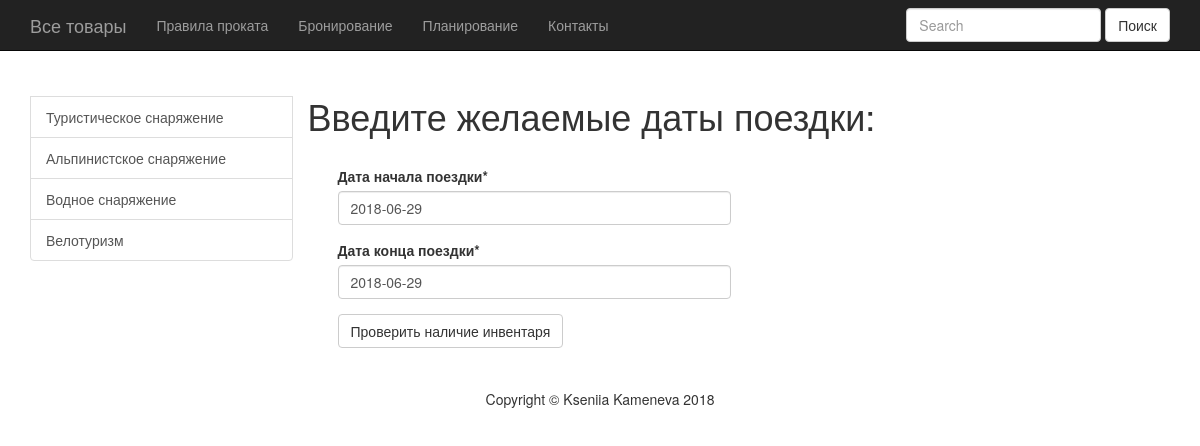
/check/, run on the app's committed database.
### prokat/models.py (models this page shows, shortened)
class Category(models.Model):
    title = models.CharField(max_length=100)

### prokat/views.py (the view)
# urls.py: url(r'^check/', check, name='check'),
def check(request):
    form = CheckForm(request.POST or None)
    categories = Category.objects.all()
    if request.method == "POST":
        form = CheckForm(request.POST)
        if form.is_valid():
            dates = form.save(commit=False)
            date1 = dates.date
            date2 = dates.date_end
            res = Order.objects.values_list('product_id', flat=True).filter(
                Q(date__range=(date1, date2)) | Q(date_end__range=(
                    date1, date2)))
            products = Product.objects.exclude(id__in= res)
            return render(request, 'check.html', {'form': form, 'products': products, 'categories': categories})
        else:
            return render(request, 'check.html',
                          {'form': form, 'text': 'Заполните форму корректно!', 'categories': categories})
    else:
        form = CheckForm()
        return render(request, 'check.html', {'form': form, 'categories': categories})

### prokat/forms.py
class CheckForm(forms.ModelForm):
    class Meta:
        model = CheckDate
        fields = ('date', 'date_end')

### prokat/templates/check.html (shortened to what this page needs)
{% extends 'base.html' %}
{% load staticfiles %}
{% load crispy_forms_tags %}
{% block content %}
    <div class="list-group">
    <br>
        {% for category in categories %}
            <a href="{% url 'category' pk=category.pk %}" class="list-group-item">{{ category.title }}</a>
        {% endfor %}
    </div>
    </div>
    <br>
    <div class="col-md-9">
        <div class="row carousel-holder">
<h1>Введите желаемые даты поездки:</h1>
            <div class="col-md-12">
                <div id="carousel-example-generic" class="carousel slide" data-ride="carousel">
                    <ol class="carousel-indicators">
                        <li data-target="#carousel-example-generic" data-slide-to="0" class="active"></li>
                        <li data-target="#carousel-example-generic" data-slide-to="1"></li>
                        <li data-target="#carousel-example-generic" data-slide-to="2"></li>
                    </ol>
<div class="col-sm-6 col-lg-6 col-md-6">
                                <form action="" method="POST" class="post-form">{% csrf_token %}
                                    {{ form|crispy }}
                                    <button type="submit" class="save btn btn-default">Проверить наличие инвентаря</button>
                                </form>
                            </div>
                </div>
            </div>
        </div>
        <br>
        <br>
    </div>
{% endblock content %}

### static_in_dev/css/shop-homepage.css (style rules this page uses)
body { padding-top: 54px; }
@media (min-width: 992px) { body { padding-top: 56px; } }

### data on the page
Category: title "Туристическое снаряжение"
Category: title "Альпинистское снаряжение"
Category: title "Водное снаряжение"
Category: title "Велотуризм"
